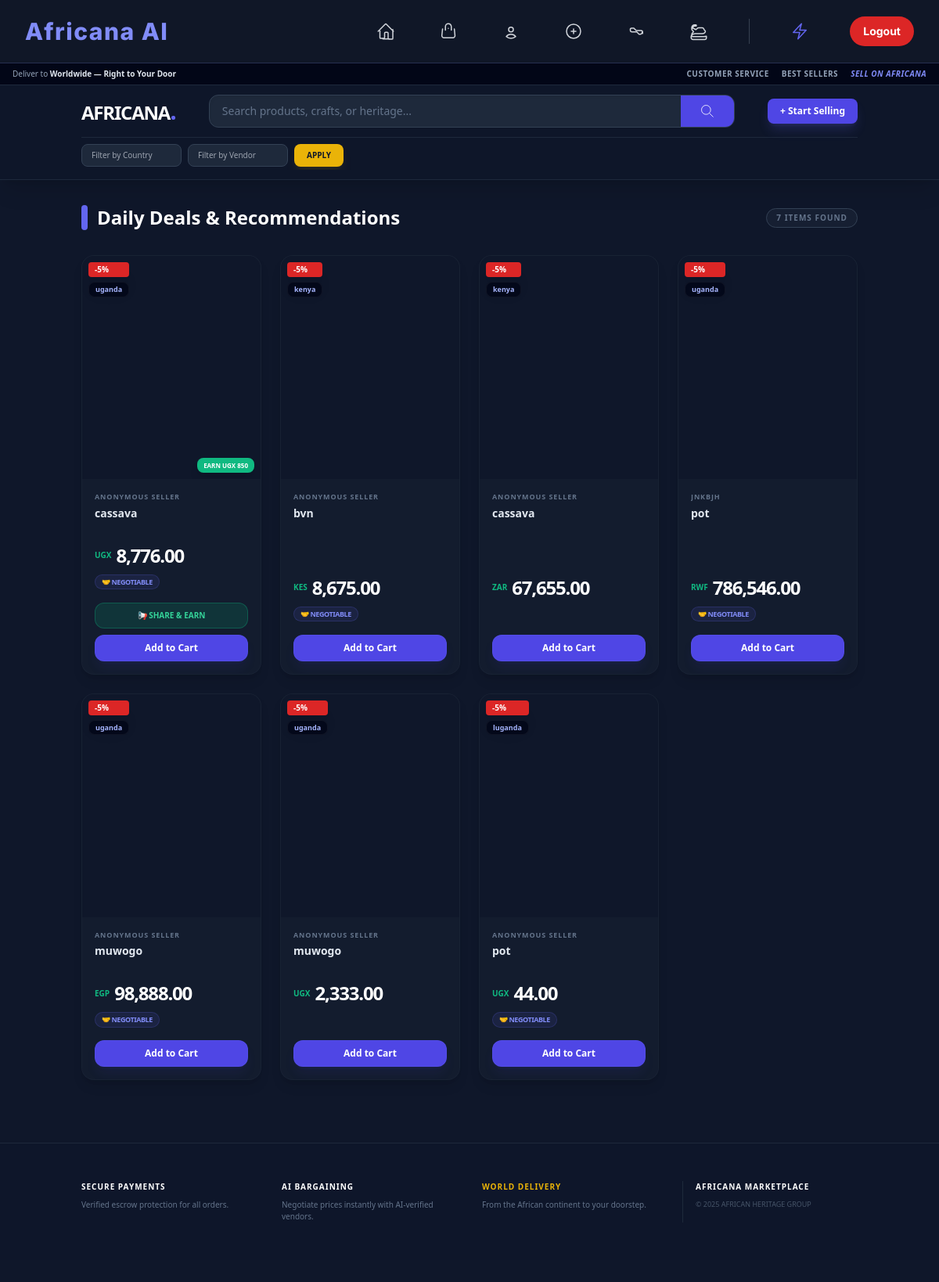
The page /eshop/ (signed in) on the database its author committed.
### eshop/models.py (models this page shows, shortened)
class Product(models.Model):
    image = CloudinaryField('image', blank=True, null=True)
    video = CloudinaryField('video', resource_type='video', blank=True, null=True)
    negotiated_price = models.DecimalField(max_digits=10, decimal_places=2, null=True, blank=True)
    is_negotiable = models.BooleanField(default=False)
    name = models.CharField(max_length=200)
    slug = models.SlugField(max_length=100, unique=True, blank=True)
    description = models.TextField()
    price = models.DecimalField(max_digits=10, decimal_places=2, null=True, blank=True)
    referral_commission = models.DecimalField(
        max_digits=10,
        decimal_places=2,
        default=0.00,
        help_text="The amount paid to the referrer upon a successful sale."
    )
    CURRENCY_CHOICES = [
        ('UGX', 'UGX (Ugandan Shilling)'),
        ('USD', 'USD (US Dollar)'),
        ('KES', 'KES (Kenyan Shilling)'),
        ('NGN', 'NGN (Nigerian Naira)'),
        ('GHS', 'GHS (Ghanaian Cedi)'),
        ('ZAR', 'ZAR (South African Rand)'),
        ('TZS', 'TZS (Tanzanian Shilling)'),
        ('RWF', 'RWF (Rwandan Franc)'),
        ('EGP', 'EGP (Egyptian Pound)'),
    ]
    currency = models.CharField(max_length=3, choices=CURRENCY_CHOICES, default='UGX')
    country = models.CharField(max_length=50)
    vendor_name = models.CharField(max_length=100, default='Anonymous Seller')
    whatsapp_number = models.CharField(max_length=20)
    tiktok_url = models.URLField(max_length=200, null=True, blank=True)
    def get_currency_code(self):
        if self.currency and self.currency != 'UGX':
            return self.currency
        currency_map = {
            'Uganda': 'UGX', 'Kenya': 'KES', 'Tanzania': 'TZS',
            'Rwanda': 'RWF', 'Nigeria': 'NGN', 'Ghana': 'GHS',
            'South Africa': 'ZAR', 'Egypt': 'EGP', 'Zimbabwe': 'USD', 'USA': 'USD',
        }
        return currency_map.get(self.country, self.currency)
    class Meta:
        ordering = ['name']

### eshop/views.py (the view, shortened to what this page needs)
# urls.py: path('', views.product_list, name='product_list'),
@login_required
def product_list(request):
    referrer = request.GET.get('ref')
    products = Product.objects.all().order_by('-id')
    search_query = request.GET.get('search', '').strip()
    country_query = request.GET.get('country', '').strip()
    vendor_query = request.GET.get('vendor', '').strip()
    if search_query:
        products = products.filter(name__icontains=search_query)
    if country_query:
        products = products.filter(country__icontains=country_query)
    if vendor_query:
        products = products.filter(vendor_name__icontains=vendor_query)
    cart = get_user_cart(request)
    cart_total = cart.cart_total if cart and cart.items.exists() else 0
    return render(request, 'eshop/product_list.html', {
        'products': products,
        'cart': cart,
        'cart_total': cart_total,
        'search_query': search_query,
        'country_query': country_query,
        'vendor_query': vendor_query,
    })

### eshop/views.py (called while the page is built)
@login_required
def get_user_cart(request):
    if not request.session.session_key:
        request.session.create()
    session_key = request.session.session_key
    one_week_ago = timezone.now() - timedelta(days=7)
    Cart.objects.filter(updated_at__lt=one_week_ago, is_active=False).delete()
    cart, created = Cart.objects.get_or_create(
        session_key=session_key,
        defaults={'is_active': True}
    )
    return cart

### eshop/templates/eshop/product_list.html (shortened to what this page needs)
{% extends "base.html" %}
{% load static %}
{% load cloudinary %}
{% load humanize %}
{% block content %}
<div class="bg-[#0f172a] min-h-screen text-slate-200 font-sans">
    <div class="bg-slate-950 text-slate-400 text-[10px] py-1.5 px-4 hidden md:flex justify-between items-center border-b border-slate-800">
        <div class="flex gap-4">
            <span>Deliver to <span class="text-slate-200 font-bold">Worldwide — Right to Your Door</span>
        </div>
        <div class="flex gap-4 uppercase tracking-wider font-semibold">
            <a href="#" class="hover:text-white transition-colors">Customer Service</a>
            <a href="#" class="hover:text-white transition-colors">Best Sellers</a>
            <a href="{% url 'eshop:add_product' %}" class="text-indigo-400 font-bold hover:text-indigo-300 italic">Sell on Africana</a>
        </div>
    </div>
    <header class="bg-slate-900/95 border-b border-slate-800 sticky top-0 z-50 backdrop-blur-md shadow-xl">
        <div class="container mx-auto px-4 py-3">
            <div class="flex items-center justify-between gap-4 mb-3">
                <a href="{% url 'eshop:product_list' %}" class="flex items-center gap-1 group whitespace-nowrap">
                    <h1 class="text-xl sm:text-2xl font-black tracking-tighter uppercase text-white">
                        Africana<span class="text-indigo-500 text-3xl">.</span>
                    </h1>
                </a>
                <form method="GET" action="{% url 'eshop:product_list' %}" class="hidden md:flex flex-grow max-w-2xl">
                    <div class="flex w-full group rounded-xl overflow-hidden focus-within:ring-2 focus-within:ring-indigo-500 bg-slate-800 border border-slate-700 shadow-inner">
                        <input type="text" name="search" value="{{ search_query|default:'' }}" placeholder="Search products, crafts, or heritage..."
                               class="w-full bg-transparent text-white text-sm py-2.5 px-4 outline-none placeholder-slate-500">
                        <button type="submit" class="bg-indigo-600 hover:bg-indigo-500 px-6 transition-all">
                            <svg class="w-5 h-5 text-white" fill="none" stroke="currentColor" viewBox="0 0 24 24"><path d="M21 21l-6-6m2-5a7 7 0 11-14 0 7 7 0 0114 0z"></path></svg>
                        </button>
                    </div>
                </form>
                <div class="flex items-center gap-2 sm:gap-4">
                    <a href="{% url 'eshop:add_product' %}" class="bg-indigo-600 hover:bg-indigo-500 text-white text-[10px] sm:text-xs font-bold py-2 px-4 rounded-lg transition-all active:scale-95 shadow-lg shadow-indigo-500/20">
                        + Start Selling
                    </a>
                </div>
            </div>
            <div class="flex items-center gap-2 overflow-x-auto pb-1 no-scrollbar border-t border-slate-800 pt-2 mt-2">
                <form method="GET" class="flex gap-2">
                    <input type="text" name="country" value="{{ country_query|default:'' }}" placeholder="Filter by Country"
                           class="bg-slate-800 border border-slate-700 text-white text-[10px] rounded-lg py-1.5 px-3 w-32 focus:ring-2 focus:ring-indigo-500 outline-none">
                    <input type="text" name="vendor" value="{{ vendor_query|default:'' }}" placeholder="Filter by Vendor"
                           class="bg-slate-800 border border-slate-700 text-white text-[10px] rounded-lg py-1.5 px-3 w-32 focus:ring-2 focus:ring-indigo-500 outline-none">
                    <button type="submit" class="bg-yellow-500 hover:bg-yellow-400 text-slate-900 px-4 py-1.5 rounded-lg font-bold text-[10px] uppercase shadow-lg shadow-yellow-500/10">
                        Apply
                    </button>
                </form>
            </div>
        </div>
    </header>
    <div class="container mx-auto px-4 py-8">
        <div class="flex items-center justify-between mb-8">
            <h3 class="text-lg sm:text-2xl font-black text-white flex items-center gap-3">
                <span class="w-2 h-8 bg-indigo-500 rounded-full"></span>
                Daily Deals & Recommendations
            </h3>
            <span class="text-[10px] text-slate-500 font-bold uppercase tracking-widest bg-slate-800/50 px-3 py-1 rounded-full border border-slate-700">
                {{ products|length }} Items Found
            </span>
        </div>
        <div class="grid grid-cols-2 md:grid-cols-3 lg:grid-cols-4 xl:grid-cols-5 gap-3 sm:gap-6">
            {% for product in products %}
            <div class="group bg-slate-800/30 rounded-2xl border border-slate-800/50 hover:border-indigo-500/50 hover:bg-slate-800/60 transition-all duration-300 flex flex-col relative overflow-hidden shadow-lg">
                <a href="{% url 'eshop:product_detail' product.slug %}" class="block relative aspect-[4/5] overflow-hidden bg-slate-900">
                    <div class="absolute top-2 left-2 flex flex-col gap-1.5">
                        <span class="bg-red-600 text-white px-2 py-0.5 rounded text-[10px] font-black uppercase shadow-xl">-5%</span>
                        <span class="bg-slate-950/80 backdrop-blur-md px-2 py-0.5 rounded-lg text-[9px] font-bold text-indigo-300 border border-white/5">
                            {{ product.country }}
                        </span>
                    </div>
                    {% if product.referral_commission > 0 %}
                    <div class="absolute bottom-2 right-2">
                        <span class="bg-emerald-500 text-white px-2 py-1 rounded-lg text-[8px] font-black uppercase shadow-lg animate-pulse">
                            Earn {{ product.get_currency_code }} {{ product.referral_commission|floatformat:0 }}
                        </span>
                    </div>
                    {% endif %}
                </a>
                <div class="p-3 sm:p-4 flex flex-col flex-grow">
                    <p class="text-[9px] text-slate-500 font-bold uppercase tracking-widest mb-1 truncate">{{ product.vendor_name|default:"Anonymous Seller" }}</p>
                    <a href="{% url 'eshop:product_detail' product.slug %}" class="block mb-2">
                        <h3 class="text-xs sm:text-sm font-bold text-slate-200 line-clamp-2 leading-tight group-hover:text-indigo-400 transition-colors h-8 sm:h-10">
                            {{ product.name }}
                        </h3>
                    </a>
                    <div class="mt-auto">
                        <div class="space-y-0.5 mb-2">
                            <div class="flex items-center gap-1.5">
                                <span class="text-[10px] font-bold text-emerald-500">{{ product.get_currency_code|default:"KES" }}</span>
                                <span class="text-lg sm:text-2xl font-black text-white tracking-tighter">{{ product.price|intcomma }}</span>
                            </div>
                        </div>
                        <div class="mt-2 min-h-[20px] flex items-center gap-2">
                            {% if product.is_negotiable %}
                                <span class="text-[8px] sm:text-[9px] font-bold text-indigo-400 bg-indigo-500/10 px-2 py-0.5 rounded-full border border-indigo-500/20 uppercase tracking-tighter">
                                    🤝 Negotiable
                                </span>
                            {% endif %}
                        </div>
                        <div class="flex flex-col gap-2 mt-4">
                            {% if user.is_authenticated and product.referral_commission > 0 %}
                            <button onclick="copyRefLink('{{ request.scheme }}://{{ request.get_host }}{% url 'eshop:product_detail' product.slug %}?ref={{ user.username }}')"
                                    class="w-full bg-emerald-600/20 text-emerald-400 border border-emerald-500/30 py-2 rounded-xl text-[10px] font-bold hover:bg-emerald-600 hover:text-white transition-all">
                                📢 SHARE & EARN
                            </button>
                            {% endif %}
                            <a href="{% url 'eshop:add_to_cart' product.id %}" class="w-full block text-center bg-indigo-600 hover:bg-indigo-500 text-white py-2 rounded-xl text-[10px] sm:text-xs font-bold transition-all border border-indigo-500/20 active:scale-95 shadow-lg shadow-indigo-600/10">
                                Add to Cart
                            </a>
                        </div>
                    </div>
                </div>
            </div>
            {% endfor %}
        </div>
    </div>
    <div class="bg-slate-900/50 border-t border-slate-800 py-12 mt-12">
        <div class="container mx-auto px-4 grid grid-cols-1 sm:grid-cols-4 gap-8 text-center sm:text-left">
            <div class="flex flex-col items-center sm:items-start gap-2">
                <h4 class="font-bold text-white text-[10px] uppercase tracking-widest text-indigo-500">Secure Payments</h4>
                <p class="text-[10px] text-slate-500">Verified escrow protection for all orders.</p>
            </div>
            <div class="flex flex-col items-center sm:items-start gap-2">
                <h4 class="font-bold text-white text-[10px] uppercase tracking-widest text-emerald-500">AI Bargaining</h4>
                <p class="text-[10px] text-slate-500">Negotiate prices instantly with AI-verified vendors.</p>
            </div>
            <div class="flex flex-col items-center sm:items-start gap-2">
                <h4 class="font-bold text-white text-[10px] uppercase tracking-widest text-yellow-500">World Delivery</h4>
                <p class="text-[10px] text-slate-500">From the African continent to your doorstep.</p>
            </div>
            <div class="flex flex-col items-center sm:items-start gap-2 border-l border-slate-800 pl-4 hidden sm:flex">
                <h4 class="font-bold text-white text-[10px] uppercase tracking-widest">Africana Marketplace</h4>
                <p class="text-[9px] text-slate-600 uppercase">© 2025 African Heritage Group</p>
            </div>
        </div>
    </div>
</div>
{% endblock %}

### templates/base.html (style rules this page uses)
body { font-family: 'Inter', sans-serif; padding-bottom: 70px; }
@media (min-width: 768px) { body { padding-bottom: 0; } }

### eshop/templates/eshop/product_list.html (style rules this page uses)
.no-scrollbar { -ms-overflow-style: none; scrollbar-width: none; }
.animate-pulse { animation: pulse 2s cubic-bezier(0.4, 0, 0.6, 1) infinite; }

### rows shown on the page
Product: country "uganda", get_currency_code "UGX", referral_commission "850", vendor_name "ANONYMOUS SELLER", name "cassava", price "8,776.00", is_negotiable "🤝 NEGOTIABLE"
Product: country "kenya", vendor_name "ANONYMOUS SELLER", name "bvn", get_currency_code "KES", price "8,675.00", is_negotiable "🤝 NEGOTIABLE"
Product: country "kenya", vendor_name "ANONYMOUS SELLER", name "cassava", get_currency_code "ZAR", price "67,655.00"
Product: country "uganda", vendor_name "JNKBJH", name "pot", get_currency_code "RWF", price "786,546.00", is_negotiable "🤝 NEGOTIABLE"
Product: country "uganda", vendor_name "ANONYMOUS SELLER", name "muwogo", get_currency_code "EGP", price "98,888.00", is_negotiable "🤝 NEGOTIABLE"
Product: country "uganda", vendor_name "ANONYMOUS SELLER", name "muwogo", get_currency_code "UGX", price "2,333.00"
Product: country "luganda", vendor_name "ANONYMOUS SELLER", name "pot", get_currency_code "UGX", price "44.00", is_negotiable "🤝 NEGOTIABLE"

### other values the page prints
{{ products|length }} "7"
